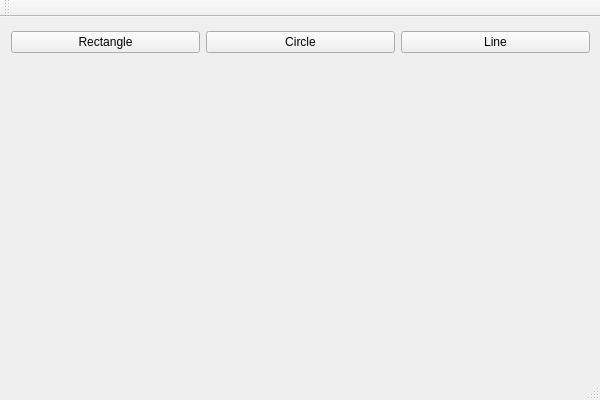
<?xml version="1.0" encoding="UTF-8"?>
<ui version="4.0">
 <class>PaintApplicationClass</class>
 <widget class="QMainWindow" name="PaintApplicationClass">
  <property name="geometry">
   <rect>
    <x>0</x>
    <y>0</y>
    <width>600</width>
    <height>400</height>
   </rect>
  </property>
  <property name="windowTitle">
   <string>PaintApplication</string>
  </property>
  <widget class="QWidget" name="centralWidget">
   <widget class="QWidget" name="gridLayoutWidget">
    <property name="geometry">
     <rect>
      <x>0</x>
      <y>0</y>
      <width>601</width>
      <height>51</height>
     </rect>
    </property>
    <layout class="QGridLayout" name="gridLayout">
     <item row="0" column="0">
      <layout class="QHBoxLayout" name="horizontalLayout_2">
       <item>
        <widget class="QPushButton" name="Rectangle_Button">
         <property name="text">
          <string>Rectangle</string>
         </property>
         <property name="checkable">
          <bool>false</bool>
         </property>
        </widget>
       </item>
       <item>
        <widget class="QPushButton" name="Circle_Button">
         <property name="text">
          <string>Circle</string>
         </property>
         <property name="checkable">
          <bool>false</bool>
         </property>
        </widget>
       </item>
       <item>
        <widget class="QPushButton" name="Line_Button">
         <property name="text">
          <string>Line</string>
         </property>
        </widget>
       </item>
      </layout>
     </item>
    </layout>
   </widget>
  </widget>
  <widget class="QMenuBar" name="menuBar">
   <property name="geometry">
    <rect>
     <x>0</x>
     <y>0</y>
     <width>600</width>
     <height>26</height>
    </rect>
   </property>
  </widget>
  <widget class="QToolBar" name="mainToolBar">
   <attribute name="toolBarArea">
    <enum>TopToolBarArea</enum>
   </attribute>
   <attribute name="toolBarBreak">
    <bool>false</bool>
   </attribute>
  </widget>
  <widget class="QStatusBar" name="statusBar"/>
 </widget>
 <layoutdefault spacing="6" margin="11"/>
 <resources>
  <include location="PaintApplication.qrc"/>
 </resources>
 <connections/>
</ui>
